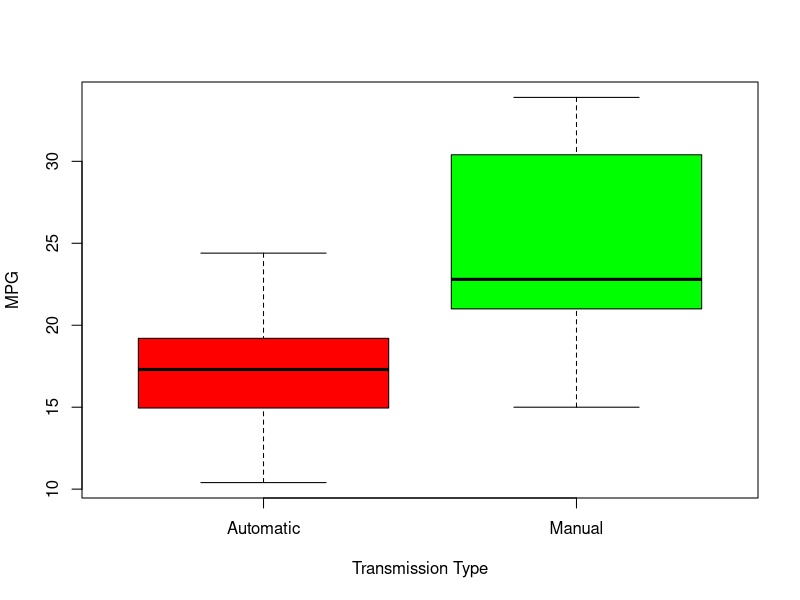
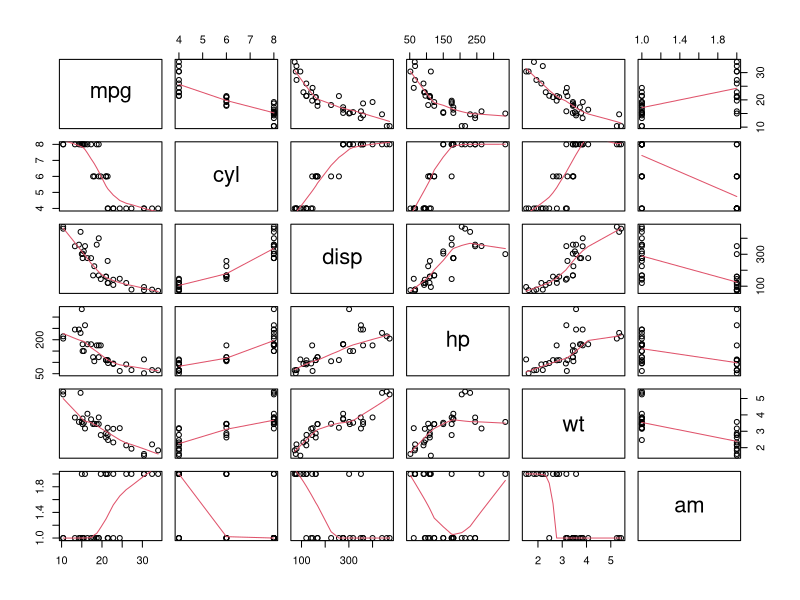
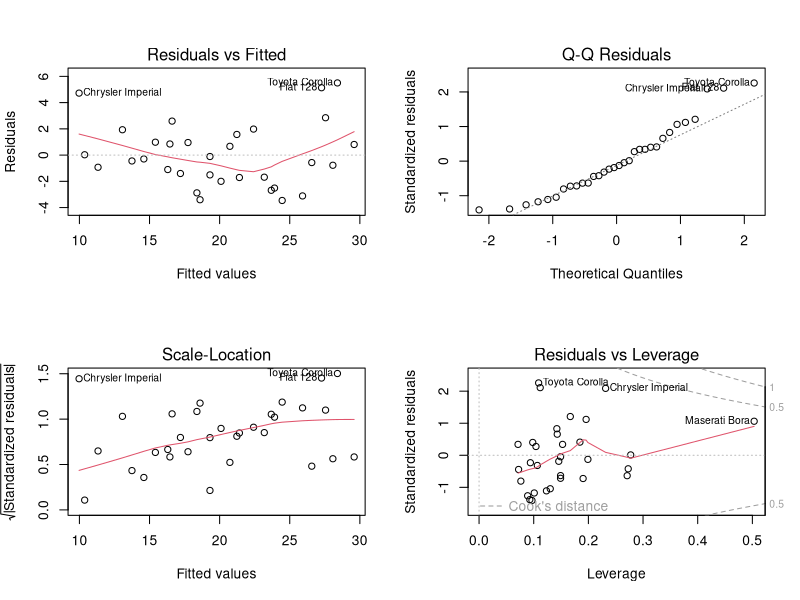

These figures' R source, in order:
## ---- chunk 1
knitr::opts_chunk$set(echo = TRUE)
## ---- chunk 2
data(mtcars)
head(mtcars)
## ---- chunk 3
library(knitr)
cor_cars <- cor(mtcars)
kable(t(cor_cars[1,]), caption="Correlation Table", digits = 2)
## ---- chunk 4
fit1 <- lm(mpg ~ am , data = mtcars) 
fit2 <- lm(mpg ~ am + wt, data = mtcars) 
fit3 <- lm(mpg ~ am + wt + disp , data = mtcars) 
fit4 <- lm(mpg ~ am + wt + disp + hp, data = mtcars) 
fit5 <- lm(mpg ~ am + wt + disp + hp + cyl, data = mtcars) 
fit6 <- lm(mpg ~ ., data = mtcars)
## ---- chunk 5
mtcars$am <- factor(mtcars$am,labels=c("Automatic","Manual"))
with(mtcars, boxplot(mpg ~ am, col=c("red","green"),
                     xlab="Transmission Type", ylab="MPG"))
## ---- chunk 6
cars_automatic <- mtcars[mtcars$am=="Automatic",]
cars_manual <- mtcars[mtcars$am=="Manual",]
t.test(cars_automatic$mpg, cars_manual$mpg)
## ---- chunk 7
data(mtcars)
pairs(mtcars[,c(1:4,6,9)], panel = panel.smooth)
## ---- chunk 8
anova(fit1, fit2, fit3, fit4, fit5, fit6)

summary(fit1)$coeff
summary(fit1)$adj.r.squared

summary(fit4)$coeff
summary(fit4)$adj.r.squared
## ---- chunk 9
par(mfrow=c(2,2))
plot(fit4)
